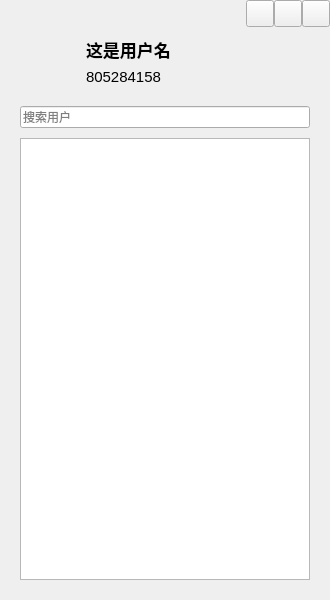
<?xml version="1.0" encoding="UTF-8"?>
<ui version="4.0">
 <class>HomeWindow</class>
 <widget class="QWidget" name="HomeWindow">
  <property name="geometry">
   <rect>
    <x>0</x>
    <y>0</y>
    <width>330</width>
    <height>600</height>
   </rect>
  </property>
  <property name="windowTitle">
   <string>QQ</string>
  </property>
  <property name="windowIcon">
   <iconset resource="../resources/resources.qrc">
    <normaloff>:/QQ.svg</normaloff>:/QQ.svg</iconset>
  </property>
  <layout class="QVBoxLayout" name="verticalLayout_2">
   <property name="spacing">
    <number>0</number>
   </property>
   <property name="leftMargin">
    <number>0</number>
   </property>
   <property name="topMargin">
    <number>0</number>
   </property>
   <property name="rightMargin">
    <number>0</number>
   </property>
   <property name="bottomMargin">
    <number>0</number>
   </property>
   <item>
    <widget class="QWidget" name="titleBar" native="true">
     <layout class="QHBoxLayout" name="horizontalLayout">
      <property name="spacing">
       <number>0</number>
      </property>
      <property name="leftMargin">
       <number>0</number>
      </property>
      <property name="topMargin">
       <number>0</number>
      </property>
      <property name="rightMargin">
       <number>0</number>
      </property>
      <property name="bottomMargin">
       <number>0</number>
      </property>
      <item>
       <spacer name="horizontalSpacer">
        <property name="orientation">
         <enum>Qt::Orientation::Horizontal</enum>
        </property>
        <property name="sizeHint" stdset="0">
         <size>
          <width>40</width>
          <height>20</height>
         </size>
        </property>
       </spacer>
      </item>
      <item>
       <widget class="QToolButton" name="settingBtn">
        <property name="minimumSize">
         <size>
          <width>0</width>
          <height>0</height>
         </size>
        </property>
        <property name="maximumSize">
         <size>
          <width>16777215</width>
          <height>16777215</height>
         </size>
        </property>
        <property name="font">
         <font>
          <family>Microsoft YaHei UI</family>
          <stylestrategy>PreferDefault</stylestrategy>
         </font>
        </property>
        <property name="cursor">
         <cursorShape>PointingHandCursor</cursorShape>
        </property>
        <property name="text">
         <string/>
        </property>
        <property name="icon">
         <iconset resource="../resources/resources.qrc">
          <normaloff>:/setting.svg</normaloff>:/setting.svg</iconset>
        </property>
        <property name="iconSize">
         <size>
          <width>20</width>
          <height>20</height>
         </size>
        </property>
       </widget>
      </item>
      <item>
       <widget class="QToolButton" name="minimizeBtn">
        <property name="minimumSize">
         <size>
          <width>0</width>
          <height>0</height>
         </size>
        </property>
        <property name="maximumSize">
         <size>
          <width>16777215</width>
          <height>16777215</height>
         </size>
        </property>
        <property name="cursor">
         <cursorShape>PointingHandCursor</cursorShape>
        </property>
        <property name="text">
         <string/>
        </property>
        <property name="icon">
         <iconset resource="../resources/resources.qrc">
          <normaloff>:/minimization.svg</normaloff>:/minimization.svg</iconset>
        </property>
        <property name="iconSize">
         <size>
          <width>20</width>
          <height>20</height>
         </size>
        </property>
       </widget>
      </item>
      <item>
       <widget class="QToolButton" name="closeBtn">
        <property name="minimumSize">
         <size>
          <width>0</width>
          <height>0</height>
         </size>
        </property>
        <property name="maximumSize">
         <size>
          <width>16777215</width>
          <height>16777215</height>
         </size>
        </property>
        <property name="font">
         <font>
          <stylestrategy>PreferAntialias</stylestrategy>
         </font>
        </property>
        <property name="cursor">
         <cursorShape>PointingHandCursor</cursorShape>
        </property>
        <property name="text">
         <string/>
        </property>
        <property name="icon">
         <iconset resource="../resources/resources.qrc">
          <normaloff>:/close.svg</normaloff>:/close.svg</iconset>
        </property>
        <property name="iconSize">
         <size>
          <width>20</width>
          <height>20</height>
         </size>
        </property>
       </widget>
      </item>
     </layout>
    </widget>
   </item>
   <item>
    <widget class="QWidget" name="userInfo" native="true">
     <layout class="QHBoxLayout" name="horizontalLayout_2">
      <property name="leftMargin">
       <number>20</number>
      </property>
      <property name="topMargin">
       <number>10</number>
      </property>
      <property name="rightMargin">
       <number>20</number>
      </property>
      <property name="bottomMargin">
       <number>10</number>
      </property>
      <item>
       <widget class="QLabel" name="userIcon">
        <property name="minimumSize">
         <size>
          <width>25</width>
          <height>25</height>
         </size>
        </property>
        <property name="maximumSize">
         <size>
          <width>60</width>
          <height>60</height>
         </size>
        </property>
        <property name="cursor">
         <cursorShape>PointingHandCursor</cursorShape>
        </property>
        <property name="text">
         <string/>
        </property>
        <property name="pixmap">
         <pixmap resource="../resources/resources.qrc">:/QQ.svg</pixmap>
        </property>
        <property name="scaledContents">
         <bool>true</bool>
        </property>
       </widget>
      </item>
      <item>
       <layout class="QVBoxLayout" name="verticalLayout_3">
        <item>
         <widget class="QLabel" name="nickname">
          <property name="font">
           <font>
            <pointsize>13</pointsize>
            <bold>true</bold>
           </font>
          </property>
          <property name="text">
           <string>这是用户名</string>
          </property>
          <property name="alignment">
           <set>Qt::AlignmentFlag::AlignLeading|Qt::AlignmentFlag::AlignLeft|Qt::AlignmentFlag::AlignVCenter</set>
          </property>
         </widget>
        </item>
        <item>
         <widget class="QLabel" name="userID">
          <property name="font">
           <font>
            <pointsize>11</pointsize>
           </font>
          </property>
          <property name="text">
           <string>805284158</string>
          </property>
          <property name="alignment">
           <set>Qt::AlignmentFlag::AlignLeading|Qt::AlignmentFlag::AlignLeft|Qt::AlignmentFlag::AlignVCenter</set>
          </property>
         </widget>
        </item>
       </layout>
      </item>
      <item>
       <widget class="QLabel" name="weather">
        <property name="minimumSize">
         <size>
          <width>25</width>
          <height>25</height>
         </size>
        </property>
        <property name="maximumSize">
         <size>
          <width>70</width>
          <height>60</height>
         </size>
        </property>
        <property name="cursor">
         <cursorShape>PointingHandCursor</cursorShape>
        </property>
        <property name="text">
         <string/>
        </property>
        <property name="pixmap">
         <pixmap resource="../resources/resources.qrc">:/cloud.svg</pixmap>
        </property>
        <property name="scaledContents">
         <bool>true</bool>
        </property>
       </widget>
      </item>
     </layout>
    </widget>
   </item>
   <item>
    <widget class="QWidget" name="searchAndList" native="true">
     <layout class="QVBoxLayout" name="verticalLayout">
      <property name="spacing">
       <number>10</number>
      </property>
      <property name="leftMargin">
       <number>20</number>
      </property>
      <property name="topMargin">
       <number>10</number>
      </property>
      <property name="rightMargin">
       <number>20</number>
      </property>
      <property name="bottomMargin">
       <number>20</number>
      </property>
      <item>
       <widget class="QLineEdit" name="searchInput">
        <property name="placeholderText">
         <string>搜索用户</string>
        </property>
       </widget>
      </item>
      <item>
       <widget class="QListWidget" name="userList">
        <property name="sizePolicy">
         <sizepolicy hsizetype="Expanding" vsizetype="Expanding">
          <horstretch>0</horstretch>
          <verstretch>0</verstretch>
         </sizepolicy>
        </property>
        <property name="lineWidth">
         <number>1</number>
        </property>
        <property name="horizontalScrollBarPolicy">
         <enum>Qt::ScrollBarPolicy::ScrollBarAsNeeded</enum>
        </property>
        <property name="sizeAdjustPolicy">
         <enum>QAbstractScrollArea::SizeAdjustPolicy::AdjustIgnored</enum>
        </property>
        <property name="autoScrollMargin">
         <number>0</number>
        </property>
        <property name="currentRow">
         <number>-1</number>
        </property>
       </widget>
      </item>
     </layout>
    </widget>
   </item>
  </layout>
 </widget>
 <resources>
  <include location="../resources/resources.qrc"/>
  <include location="../resources/resources.qrc"/>
 </resources>
 <connections/>
</ui>
